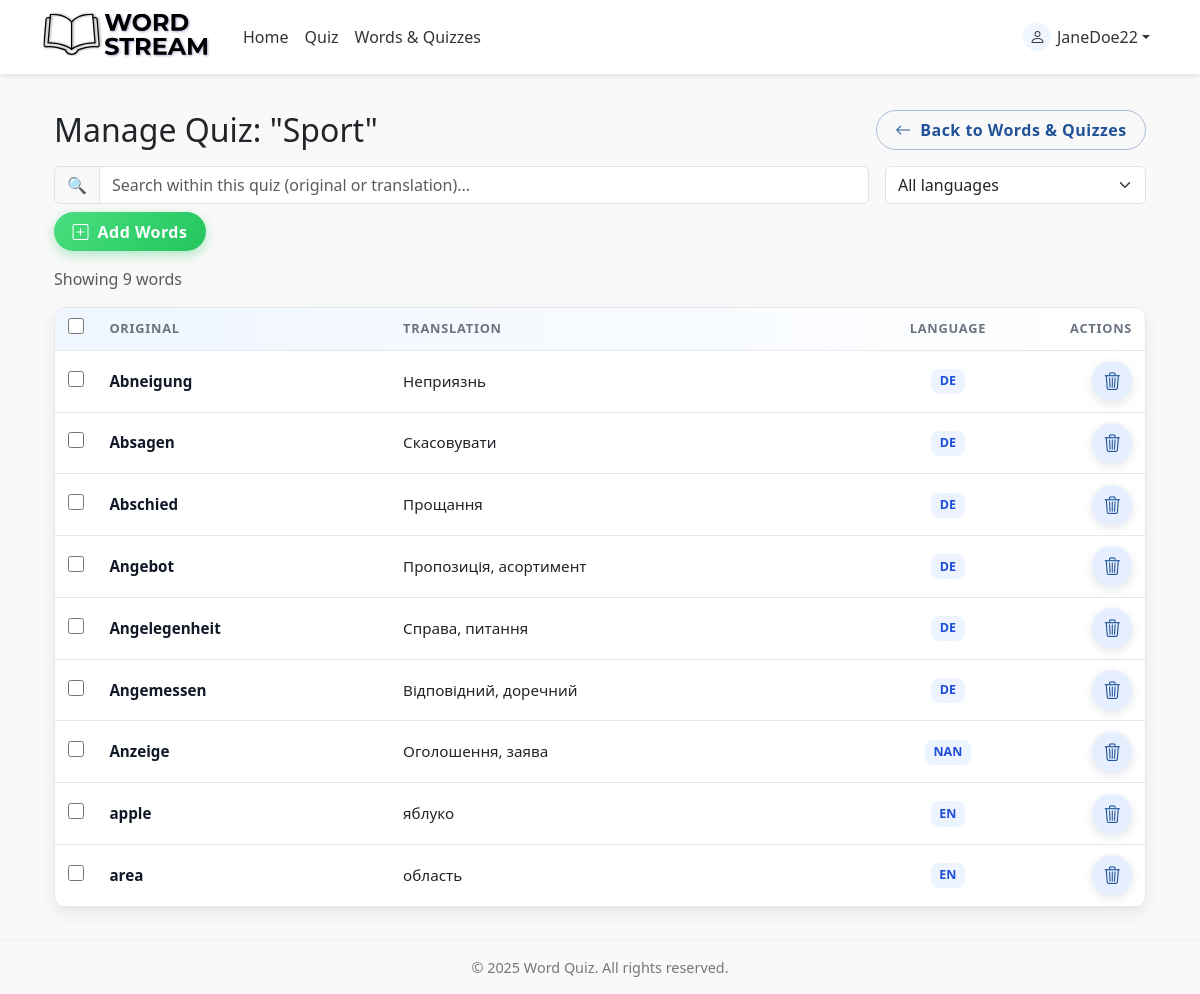
Screenshot of /quiz/20/ (signed in) with the database file from the repository.
### quiz/models.py (models this page shows, shortened)
class CustomQuiz(models.Model):
    owner = models.ForeignKey(
        User,
        on_delete=models.CASCADE,
        related_name="custom_quizzes",
        null=True,      # temporary
        blank=True,
    )
    title = models.CharField(max_length=100)
    words = models.ManyToManyField(Word, related_name="in_quizzes")

class Word(models.Model):
    LANGUAGE_CHOICES = [
        ("de", "German"),
        ("en", "English"),
        ("uk", "Ukrainian"),
        ("pl", "Polish"),
        ("fr", "French"),
        ("es", "Spanish"),
    ]
    owner = models.ForeignKey(
        User,
        on_delete=models.CASCADE,
        related_name="words",
        null=True,       # temporary so old rows are allowed
        blank=True,      # same
    )
    original_word = models.CharField(max_length=100)
    translation = models.CharField(max_length=100)
    language = models.CharField(
        max_length=5,
        choices=LANGUAGE_CHOICES,
        default="de",
        blank=True,      # empty string means "unknown"
    )
    is_quizable = models.BooleanField(default=True)
    times_quizzed = models.IntegerField(default=0)
    correct_answers = models.IntegerField(default=0)
    timeout = models.IntegerField(default=0)
    class Meta:
        unique_together = ("owner", "original_word", "language")

### quiz/views.py (the view)
# urls.py: path('quiz/<int:pk>/', views.custom_quiz_detail, name='custom_quiz_detail'),
@login_required
def custom_quiz_detail(request, pk):
    quiz = get_object_or_404(CustomQuiz, pk=pk, owner=request.user)
    quiz_words = quiz.words.order_by('original_word')
    all_words = Word.objects.filter(owner=request.user).exclude(
        pk__in=quiz_words.values('pk')
    ).order_by('original_word')
    context = {
        'quiz': quiz,
        'quiz_words': quiz_words,
        'all_words': all_words,
        'language_choices': Word.LANGUAGE_CHOICES,
    }
    return render(request, 'quiz/quiz_manage_words.html', context)

### quiz/templates/quiz/quiz_manage_words.html (shortened to what this page needs)
{% extends "base.html" %}
{% load static %}
{% block content %}
<div class="container mt-1"
     id="quiz-manage-root"
     data-quiz-id="{{ quiz.id }}"
     data-add-url="{% url 'quiz:quiz_add_words' quiz.id %}"
     data-remove-url="{% url 'quiz:quiz_remove_word' quiz.id %}"
     data-bulk-remove-url="{% url 'quiz:bulk_remove_quiz_words' quiz.id %}">
    <div class="d-flex flex-column flex-sm-row justify-content-between align-items-sm-center mb-3">
        <h2 class="mb-0 order-first order-sm-first text-center text-sm-start">
          Manage Quiz: "{{ quiz.title }}"
        </h2>
      <a
        href="{% url 'quiz:word_list' %}"
        class="btn btn-ws-base btn-ws-outline text-nowrap mt-2 mt-sm-0 order-last order-sm-last"
      >
        <i class="bi bi-arrow-left me-1"></i>
        Back to Words &amp; Quizzes
      </a>
    </div>
  {% include "quiz/partials/manage/_quiz_words_table.html" %}
</div>
{% endblock %}

### quiz/templates/base.html (shortened to what this page needs)
{% load static %}
<!DOCTYPE html>
<html lang="en">
<head>
    <link rel="stylesheet" href="https://cdn.jsdelivr.net/npm/bootstrap@5.3.3/dist/css/bootstrap.min.css">
    <link rel="stylesheet" href="https://cdn.jsdelivr.net/npm/bootstrap-icons@1.11.3/font/bootstrap-icons.css">
    <link rel="stylesheet" href="{% static 'quiz/css/styles.css' %}">
</head>
<body>
    <nav class="navbar navbar-expand-lg">
        <div class="container">
            <a class="navbar-brand d-flex align-items-center" href="{% url 'quiz:index' %}">
                <img src="{% static 'quiz/images/logo.svg' %}" alt="" class="ws-logo me-2 align-middle">
            </a>
            <div class="collapse navbar-collapse" id="navbarNav">
                <ul class="navbar-nav me-auto mb-2 mb-lg-0">
                    <li class="nav-item">
                        <a class="nav-link" href="{% url 'quiz:index' %}">Home</a>
                    </li>
                    <li class="nav-item">
                        <a class="nav-link" href="{% url 'quiz:quiz' %}">Quiz</a>
                    </li>
                    {% if user.is_authenticated %}
                    <li class="nav-item">
                        <a class="nav-link" href="{% url 'quiz:word_list' %}">
                            Words &amp; Quizzes
                        </a>
                    </li>
                    {% endif %}
                </ul>
                <ul class="navbar-nav ms-auto mb-2 mb-lg-0">
                    {% if user.is_authenticated %}
                    <li class="nav-item dropdown">
                        <a class="nav-link dropdown-toggle d-flex align-items-center" href="#" role="button" data-bs-toggle="dropdown" aria-expanded="false">
                            <span class="user-avatar">
                                <i class="bi bi-person"></i>
                            </span>
                            <span>{{ user.username }}</span>
                        </a>
                    </li>
                    {% endif %}
                </ul>
            </div>
        </div>
    </nav>
    <main class="container">
        {% block content %}
        {% endblock %}
    </main>
    <footer>
        &copy; {% now "Y" %} Word Quiz. All rights reserved.
    </footer>
</body>
</html>

### quiz/templates/quiz/partials/manage/_quiz_words_table.html (shortened to what this page needs)
<div class="mb-3">
    <div class="row g-2 g-lg-3 align-items-lg-center mb-2">
        <div class="col-12 col-lg-9">
            <div class="input-group">
                <span class="input-group-text">🔍</span>
                <input type="text" id="quiz-word-search" class="form-control" placeholder="Search within this quiz (original or translation)...">
            </div>
        </div>
        <div class="col-12 col-lg-3">
            <select id="quiz-language-filter" class="form-select">
                <option value="">All languages</option>
            </select>
        </div>
    </div>
    <div class="d-flex flex-column flex-sm-row justify-content-start gap-2">
        <button
          id="open-add-words-modal-btn"
          class="btn btn-ws-base btn-ws-success flex-fill flex-sm-grow-0 text-nowrap"
          data-quiz-id="{{ quiz.id }}"
          data-candidate-url="{% url 'quiz:quiz_candidate_words' quiz.id %}"
          data-add-url="{% url 'quiz:quiz_add_words' quiz.id %}"
        >
          <i class="bi bi-plus-square me-1"></i>
          Add Words
        </button>
    </div>
</div>
<p class="text-muted mb-3" id="quiz-word-count-text">
    Showing
    <span id="quiz-word-count-number">{{ quiz_words|length }}</span>
    word{% if quiz_words|length != 1 %}s{% endif %}
</p>
<div class="ws-table-wrapper">
    <div class="ws-table-scroll">
        <table class="ws-table">
            <thead>
                <tr>
                    <th class="ws-check-header">
                        <input type="checkbox" id="quiz-word-select-all" class="ws-check-input">
                    </th>
                    <th>Original</th>
                    <th>Translation</th>
                    <th class="ws-lang-header">Language</th>
                    <th class="ws-actions-header">Actions</th>
                </tr>
            </thead>
            <tbody id="quiz-word-table-body">
                {% for word in quiz_words %}
                <tr data-word-id="{{ word.id }}" data-language="{{ word.language }}">
                    <td class="ws-check-cell">
                        <input type="checkbox" class="ws-check-input quiz-word-checkbox">
                    </td>
                    <td class="ws-col-original">
                        {{ word.original_word }}
                    </td>
                    <td class="ws-col-translation">
                        {{ word.translation }}
                    </td>
                    <td class="ws-lang-cell">
                        <span class="ws-lang-badge">
                            {{ word.language|upper }}
                        </span>
                    </td>
                    <td class="ws-actions-cell">
                        <div class="btn-row">
                            <button type="button" class="btn-ws-icon delete remove-word-btn" title="Remove from quiz" aria-label="Remove word from this quiz">
                                <i class="bi bi-trash3"></i>
                            </button>
                        </div>
                    </td>
                </tr>
                {% empty %}
                <tr>
                    <td colspan="5" class="text-center text-muted py-4">
                        This quiz has no words yet.
                    </td>
                </tr>
                {% endfor %}
            </tbody>
        </table>
    </div>
</div>

### quiz/static/quiz/css/styles.css (style rules this page uses)
body { background-color: #f5f7fb; font-family: system-ui, -apple-system, BlinkMacSystemFont, "Segoe UI", sans-serif; }
.btn-row { display: flex; flex-wrap: wrap; gap: 0.75rem; }
.btn-ws-base { border-radius: 999px; font-weight: 600; letter-spacing: 0.03em; padding-inline: 1.15rem; padding-block: 0.45rem; border-width: 0; box-shadow: 0 4px 10px rgba(15, 35, 52, 0.1); transition: background-color 0.3s ease, color 0.3s ease, box-shadow 0.3s ease, transform 0.12s ease; }
.btn-ws-outline { background-color: transparent; color: #215298; border: 1px solid rgba(33, 82, 152, 0.35); box-shadow: none; }
.btn-ws-success { background: linear-gradient(135deg, #4ade80, #22c55e); color: #ffffff; box-shadow: 0 4px 12px rgba(34, 197, 94, 0.35); }
.btn-ws-icon { width: 2.5rem; height: 2.5rem; border-radius: 50%; display: inline-flex; align-items: center; justify-content: center; padding: 0; background-color: #e5efff; color: #215298; box-shadow: 0 3px 10px rgba(15, 35, 52, 0.12); }
.btn-ws-icon i { font-size: 1.1rem; }
.ws-logo { height: 48px; display: inline-block; vertical-align: middle; transform: translateY(-2px); }
.ws-table-wrapper { margin: 0 auto; max-width: 100%; border: 1px solid #e5e7eb; border-radius: 12px; background: #ffffff; overflow: hidden; box-shadow: 0 6px 16px rgba(15, 35, 52, 0.08); }
.ws-table-scroll { overflow-x: auto; width: 100%; }
table.ws-table { width: 100%; border-collapse: collapse; font-size: 0.95rem; }
.ws-table thead { background: linear-gradient(to right, #eff6ff, #ffffff); }
.ws-table thead th { padding: 0.65rem 0.8rem; border-bottom: 1px solid #e5e7eb; font-size: 0.8rem; text-transform: uppercase; letter-spacing: 0.06em; font-weight: 600; color: #6b7280; white-space: nowrap; }
.ws-lang-header { text-align: center; vertical-align: middle; }
.ws-table tbody td { padding: 0.65rem 0.8rem; border-bottom: 1px solid #e5e7eb; vertical-align: middle; }
.ws-col-original { white-space: nowrap; overflow: hidden; text-overflow: ellipsis; max-width: 200px; font-weight: 600; color: #111827; }
.ws-col-translation { white-space: normal; }
.ws-check-header, .ws-check-cell { width: 40px; text-align: center; }
.ws-check-input { width: 16px; height: 16px; cursor: pointer; accent-color: #3180ed; }
.ws-lang-cell { text-align: center; vertical-align: middle; }
.ws-lang-badge { display: inline-block; padding: 0.2rem 0.55rem; border-radius: 8px; background-color: #eef4ff; color: #1d4ed8; font-size: 0.78rem; font-weight: 600; }
.ws-actions-cell { white-space: nowrap; width: 1%; text-align: right; vertical-align: middle; }
.ws-actions-cell .btn-row { display: inline-flex; flex-wrap: nowrap; align-items: center; gap: 0.4rem; }
.ws-actions-cell .btn-ws-icon { border: none; outline: none; }
.ws-actions-header { text-align: center; vertical-align: middle; }

### quiz/templates/base.html (style rules this page uses)
body { background-color: #f9f9f9; font-family: system-ui, sans-serif; max-width: 100%; overflow-x: hidden; }
main { padding: 2rem 1rem; min-height: 80vh; }
footer { text-align: center; color: #777; padding: 1rem 0; border-top: 1px solid #eee; font-size: 0.9rem; }
nav.navbar { background-color: #ffffff; box-shadow: 0 2px 5px rgba(0, 0, 0, 0.1); }
.navbar-brand { font-weight: 600; font-size: 1.3rem; }
.nav-link { color: #333 !important; font-weight: 500; }
.user-avatar { width: 28px; height: 28px; border-radius: 50%; background: #0d6efd10; display: inline-flex; align-items: center; justify-content: center; margin-right: 0.35rem; }
.user-avatar i { font-size: 1rem; }

### rows the page displays
CustomQuiz: title "Sport"
Word: original_word "Abneigung", translation "Неприязнь", language "DE"
Word: original_word "Absagen", translation "Скасовувати", language "DE"
Word: original_word "Abschied", translation "Прощання", language "DE"
Word: original_word "Angebot", translation "Пропозиція, асортимент", language "DE"
Word: original_word "Angelegenheit", translation "Справа, питання", language "DE"
Word: original_word "Angemessen", translation "Відповідний, доречний", language "DE"
Word: original_word "Anzeige", translation "Оголошення, заява", language "NAN"
Word: original_word "apple", translation "яблуко", language "EN"
Word: original_word "area", translation "область", language "EN"

### other values shown
{{ user.username }} "JaneDoe22"
{{ quiz_words|length }} "9"
